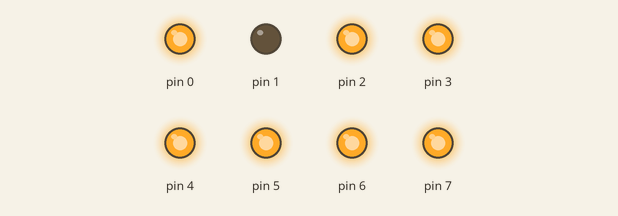
The sketch below on a simulated Arduino Uno, built with avr-gcc and run on an emulated ATmega328P. Parts: output pins drawn as LEDs (lit = HIGH).

Above: at 0.1 s.
At 1.1 s:
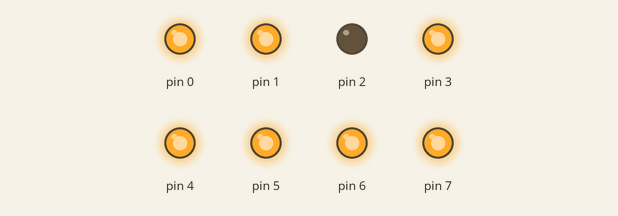
At 3.1 s:
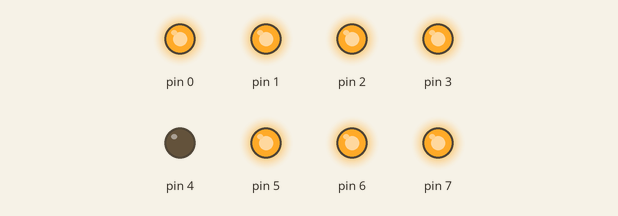
At 6.1 s:
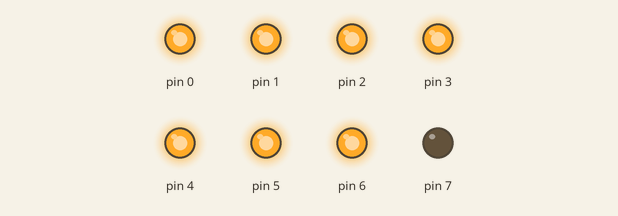
At 9.1 s:
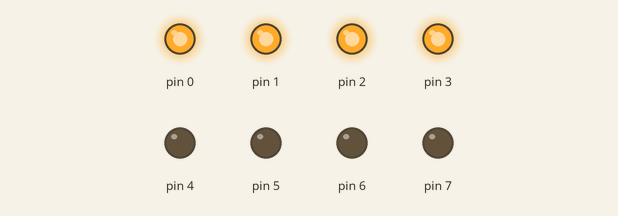
At 13.1 s:
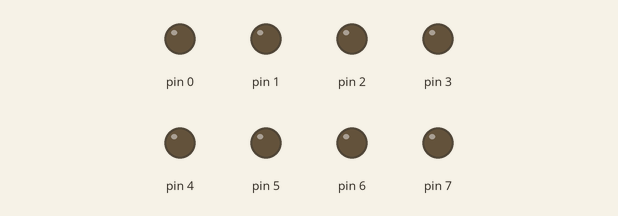
Timing chart, 0 to 14.6 s (numbered marks = the images above):
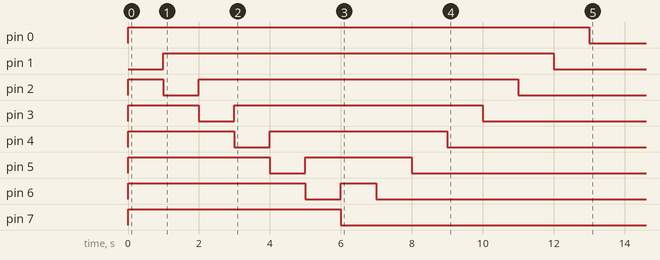

Measured:
- by itself, pin 0: LOW → HIGH at 0.00 s, → LOW 13.0 s later
- by itself, pin 1: LOW → HIGH at 1.0 s, → LOW 11.0 s later
- by itself, pin 2: LOW → HIGH at 0.00 s, → LOW 1.0 s later, → HIGH 1.0 s later, → LOW 9.0 s later
- by itself, pin 3: LOW → HIGH at 0.00 s, → LOW 2.0 s later, → HIGH 1.0 s later, → LOW 7.0 s later
- by itself, pin 4: LOW → HIGH at 0.00 s, → LOW 3.0 s later, → HIGH 1.0 s later, → LOW 5.0 s later
- by itself, pin 5: LOW → HIGH at 0.00 s, → LOW 4.0 s later, → HIGH 1.0 s later, → LOW 3.0 s later
- by itself, pin 6: LOW → HIGH at 0.00 s, → LOW 5.0 s later, → HIGH 1.0 s later, → LOW 1.0 s later
- by itself, pin 7: LOW → HIGH at 0.00 s, → LOW 6.0 s later

The sketch:

0602_Port_IO_Basic04_02.ino
```cpp
char num;
int state = 0;
void setup() {
  // put your setup code here, to run once
  DDRD = 0xFF;
  num = 0x01;
  // Serial 통신을 통해 모니터로 확인하려 한다면 0,1번핀을
  // 사용할 수 없다.
  //Serial.begin(9600);
}

void loop() {
  if(num & 0x80){
    // int 형을 사용했을 때와 달리 ==이 아닌
    // & AND 마스크를 통해 가져와야 한다.
    // 아스키 값이 0x7F 까지만 존재하기 때문에
    // 이미 0x80을 넘어버린 시점에서 비교가 불가능 하기에
    // 마스크를 사용하여 강제로 가져오도록 해야한다.
    state = 1;
  }
  else if(num & 0x01){
    state = 0;
  }
  if(state){
    num = num >> 1;
  }
  else{
    num = num << 1;
  }

  PORTD = ~num;
  //Serial.println();
  delay(1000);
}
```
